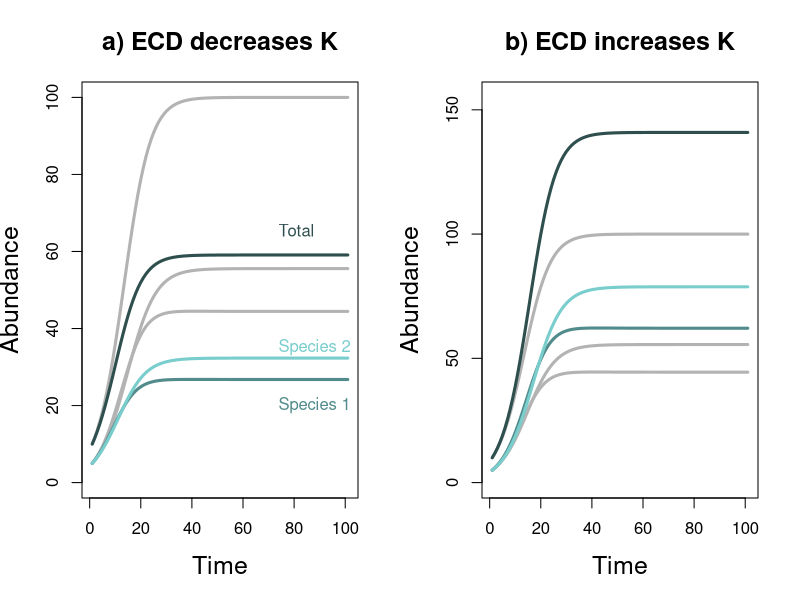
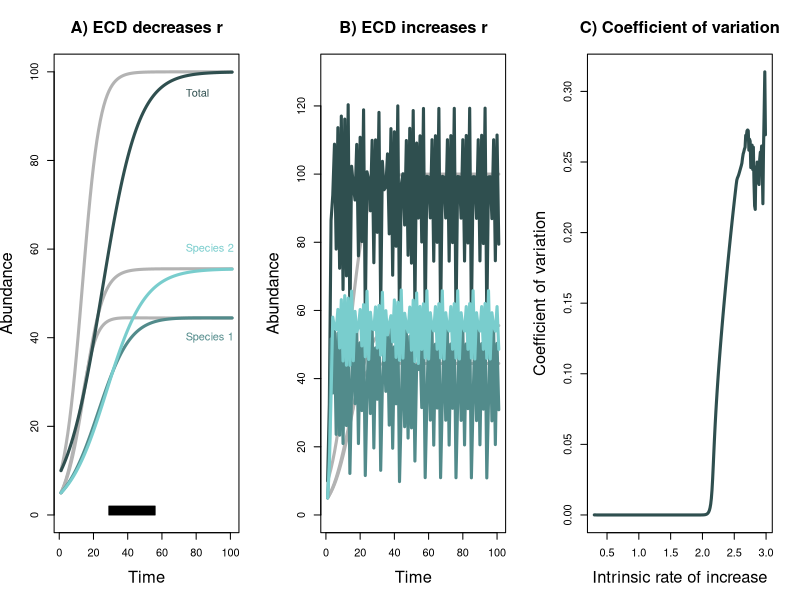

Generate these figures, in order, with R: (Note: this script raises an error after producing the figures.)
###two species LV model

#function for two-species LV discrete time steps
LV2<-function(r1,r2,N1,N2,a12,a21,K1,K2,G=100){
  
  out.N1<-NULL
  out.N2<-NULL
  out.N1[1]<-N1
  out.N2[1]<-N2
  Total<-N1+N2
  
  for (i in 1:G){
    out.N1[i+1]<-
      out.N1[i]+(r1*out.N1[i]*(1-((out.N1[i]+a12*out.N2[i])/K1)))
    out.N2[i+1]<-
      out.N2[i]+(r2*out.N2[i]*(1-((out.N2[i]+a21*out.N1[i])/K2)))
    Total[i+1]<-out.N1[i+1]+out.N2[i+1]
  }
  return(as.data.frame(cbind(out.N1,out.N2, Total)))
}


###ECD effects on K
r1<-0.2
r2<-0.18
N1<-5
N2<-5
a12<-0.1
a21<-0.1
K1<-50
K2<-60


r.out1<-LV2(r1,r2,N1,N2,a12,a21,K1,K2)

quartz()
par(mfrow=c(1,2))
plot(1:nrow(r.out1),r.out1$Total,ylim=c(0,max(r.out1$Total)),
     type="l", lwd=3,col="grey70", xlab="Time",ylab="Abundance",
     main = "a) ECD decreases K",cex.lab=1.5,cex.main=1.5)
points(1:nrow(r.out1),r.out1$out.N1,type="l", lwd=3,col="grey70")
points(1:nrow(r.out1),r.out1$out.N2,type="l", lwd=3,col="grey70")

##ECD effects on K - decrease
K1<-30
K2<-35
r.out1.L<-LV2(r1,r2,N1,N2,a12,a21,K1,K2)

points(1:nrow(r.out1.L),r.out1.L$Total,type="l", lwd=3,col="darkslategray")
points(1:nrow(r.out1.L),r.out1.L$out.N1,type="l", lwd=3,col="darkslategray4")
points(1:nrow(r.out1.L),r.out1.L$out.N2,type="l", lwd=3,col="darkslategray3")

text(70,65,pos=4,"Total",col="darkslategray")
text(70,35,pos=4,"Species 2",col="darkslategray3")
text(70,20,pos=4,"Species 1",col="darkslategray4")


###ECD effects on K -increase
K1<-70
K2<-85

r.out1.H<-LV2(r1,r2,N1,N2,a12,a21,K1,K2)

plot(1:nrow(r.out1),r.out1$Total,
     type="l", lwd=3,col="grey70", xlab="Time",ylab="Abundance",
     main = "b) ECD increases K",ylim=c(0,K1+K2),cex.lab=1.5,cex.main=1.5)
points(1:nrow(r.out1),r.out1$out.N1,type="l", lwd=3,col="grey70")
points(1:nrow(r.out1),r.out1$out.N2,type="l", lwd=3,col="grey70")


points(1:nrow(r.out1.H),r.out1.H$Total,type="l", lwd=3,col="darkslategray")
points(1:nrow(r.out1.H),r.out1.H$out.N1,type="l", lwd=3,col="darkslategray4")
points(1:nrow(r.out1.H),r.out1.H$out.N2,type="l", lwd=3,col="darkslategray3")


###ECD effects on r -lower
r1<-0.2
r2<-0.18
N1<-5
N2<-5
a12<-0.1
a21<-0.1
K1<-50
K2<-60


r.out1<-LV2(r1,r2,N1,N2,a12,a21,K1,K2)

quartz()
par(mfrow=c(1,3))
plot(1:nrow(r.out1),r.out1$Total,ylim=c(0,max(r.out1$Total)),
     type="l", lwd=3,col="grey70", xlab="Time",ylab="Abundance",
     main = "A) ECD decreases r",cex.lab=1.5,cex.main=1.5)
points(1:nrow(r.out1),r.out1$out.N1,type="l", lwd=3,col="grey70")
points(1:nrow(r.out1),r.out1$out.N2,type="l", lwd=3,col="grey70")

r1<-0.1
r2<-0.09
r.out1.L<-LV2(r1,r2,N1,N2,a12,a21,K1,K2)

points(1:nrow(r.out1.L),r.out1.L$Total,type="l", lwd=3,col="darkslategray")
points(1:nrow(r.out1.L),r.out1.L$out.N1,type="l", lwd=3,col="darkslategray4")
points(1:nrow(r.out1.L),r.out1.L$out.N2,type="l", lwd=3,col="darkslategray3")

text(70,95,pos=4,"Total",col="darkslategray")
text(70,60,pos=4,"Species 2",col="darkslategray3")
text(70,40,pos=4,"Species 1",col="darkslategray4")


x1<-min((1:length(r.out1$Total))[r.out1$Total>=0.95*max(r.out1$Total)])
x2<-min((1:length(r.out1.L$Total))[r.out1.L$Total>=0.95*max(r.out1.L$Total)])

polygon(c(x1,x1,x2,x2),c(0,2,2,0),col="black")


###ECD effects on r -increase
r1<-3
r2<-2

r.out1.H<-LV2(r1,r2,N1,N2,a12,a21,K1,K2)

plot(1:nrow(r.out1),r.out1$Total,
     type="l", lwd=3,col="grey70", xlab="Time",ylab="Abundance",
     main = "B) ECD increases r",ylim=c(0,130),cex.lab=1.5,cex.main=1.5)
points(1:nrow(r.out1),r.out1$out.N1,type="l", lwd=3,col="grey70")
points(1:nrow(r.out1),r.out1$out.N2,type="l", lwd=3,col="grey70")


points(1:nrow(r.out1.H),r.out1.H$Total,type="l", lwd=3,col="darkslategray")
points(1:nrow(r.out1.H),r.out1.H$out.N1,type="l", lwd=3,col="darkslategray4")
points(1:nrow(r.out1.H),r.out1.H$out.N2,type="l", lwd=3,col="darkslategray3")

#do plot r by CV =sd/mean from gen 20 on. Kept ratio of r constant, r2 = r1*0.8

CV<-function(x,na.rm=TRUE){
  return(sd(x,na.rm=na.rm)/mean(x,na.rm=na.rm))
}

rs<-seq(0.3,3,0.01)
CVs<-NULL
for(i in 1:length(rs)){
  tmp<-LV2(rs[i],rs[i]*0.8,N1,N2,a12,a21,K1,K2)
  tmp<-na.omit(tmp)
  tmp<-tmp[41:nrow(tmp),]
  CVs[i]<-CV(tmp$Total)
}
CVs2<-CVs[CVs!=-Inf]

plot(rs[CVs!=-Inf],CVs2, type="l", lwd=3,col="darkslategray",
     ylab="Coefficient of variation",
     xlab="Intrinsic rate of increase",
     main="C) Coefficient of variation",cex.lab=1.5,cex.main=1.5)



  
#examine ECD effects on competition 

r1<-0.2
r2<-0.18
N1<-5
N2<-5
a12<-0.2
a21<-0.2
K1<-50
K2<-60

bl<-LV2(r1,r2,N1,N2,a12,a21,K1,K2)

#increases in competition
a12<-0.05
a12<-0.03
CO1<-LV2(r1,r2,N1,N2,a12,a21,K1,K2)

#quartz()
#par(mfrow=c(1,2))
plot(1:nrow(bl),bl$Total,ylim=c(0,max(KO1$Total)),
     type="l", lwd=3,col="grey70", xlab="Time",ylab="Abundance",
     main = "GCD changes the stength of competition")
points(1:nrow(bl),bl$out.N1,type="l", lwd=3,col="grey70")
points(1:nrow(bl),bl$out.N2,type="l", lwd=3,col="grey70")

points(1:nrow(CO1),CO1$Total,type="l", lwd=3,col="darkslategray")
points(1:nrow(CO1),CO1$out.N1,type="l", lwd=3,col="darkslategray4")
points(1:nrow(CO1),CO1$out.N2,type="l", lwd=3,col="darkslategray3")


#Average C decreases
a12<-0.65
a21<-0.70
CO2<-LV2(r1,r2,N1,N2,a12,a21,K1,K2)

points(1:nrow(CO2),CO2$Total,type="l", lwd=3,col="darkorange4")
points(1:nrow(CO2),CO2$out.N1,type="l", lwd=3,col="darkorange3")
points(1:nrow(CO2),CO2$out.N2,type="l", lwd=3,col="darkorange2")


#increasing asymmetry 
a12<-0.05
a21<-0.35
CO3<-LV2(r1,r2,N1,N2,a12,a21,K1,K2)

plot(1:nrow(bl),bl$Total,ylim=c(0,max(KO1$Total)),
     type="l", lwd=3,col="grey70", xlab="Time",ylab="Abundance",
     main = "a) GCD changes the symmetry of competition")
points(1:nrow(bl),bl$out.N1,type="l", lwd=3,col="grey70")
points(1:nrow(bl),bl$out.N2,type="l", lwd=3,col="grey70")

points(1:nrow(CO3),CO3$Total,type="l", lwd=3,col="darkslategray")
points(1:nrow(CO3),CO3$out.N1,type="l", lwd=3,col="darkslategray4")
points(1:nrow(CO3),CO3$out.N2,type="l", lwd=3,col="darkslategray3")




###ECD effects on carrying capacity

r1<-0.2
r2<-0.18
N1<-5
N2<-5
a12<-0.1
a21<-0.1
K1<-50
K2<-60

bl<-LV2(r1,r2,N1,N2,a12,a21,K1,K2)

#Average K increases
K1<-60
K2<-70
KO1<-LV2(r1,r2,N1,N2,a12,a21,K1,K2)

#quartz()
#par(mfrow=c(1,2))
#plot(1:nrow(bl),bl$Total,ylim=c(0,max(KO1$Total)),
#     type="l", lwd=3,col="grey70", xlab="Time",ylab="Abundance",
#     main = "a) GCD changes average K")
#points(1:nrow(bl),bl$out.N1,type="l", lwd=3,col="grey70")
#points(1:nrow(bl),bl$out.N2,type="l", lwd=3,col="grey70")

#points(1:nrow(KO1),KO1$Total,type="l", lwd=3,col="darkslategray")
#points(1:nrow(KO1),KO1$out.N1,type="l", lwd=3,col="darkslategray4")
#points(1:nrow(KO1),KO1$out.N2,type="l", lwd=3,col="darkslategray3")


#Average K decreases
K1<-40
K2<-50
KO2<-LV2(r1,r2,N1,N2,a12,a21,K1,K2)

#points(1:nrow(KO2),KO2$Total,type="l", lwd=3,col="darkorange4")
#points(1:nrow(KO2),KO2$out.N1,type="l", lwd=3,col="darkorange3")
#points(1:nrow(KO2),KO2$out.N2,type="l", lwd=3,col="darkorange2")

#K variance increases no average effect
#not shown

#K variance increases decrease in average
#simulate across range of K values will average = 45 
#and high variance then heat map showing magnitude of effect
#on community biomass as tmp$total - bl$total


r1<-0.2
r2<-0.18
N1<-5
N2<-5
a12<-0.1
a21<-0.1

tot<-data.frame(Mean=0,SD=0,Slope=0,Int=0)
SD<-1:15
Mu<-45

for (j in 1:length(SD)){
  slope.tmp<-NULL
  int.tmp<-NULL
  for (i in 1:99){
    tmp<-rnorm(2,Mu,SD[j])
    t.mod<-LV2(r1,r2,N1,N2,a12,a21,tmp[1],tmp[2])
    t.an<-data.frame(SR=c(1,1,2),BM=abs(c(t.mod$out.N1[101],t.mod$out.N2[101],t.mod$Total[101])))
    t.lm<-lm(BM~SR,data=t.an)
    slope.tmp[i]<-summary(t.lm)$coefficients[2,1]
    int.tmp[i]<-summary(t.lm)$coefficients[1,1]
  }
  
  tot[j,]<-c(Mu,SD[j],mean(slope.tmp),mean(int.tmp))
} 

  